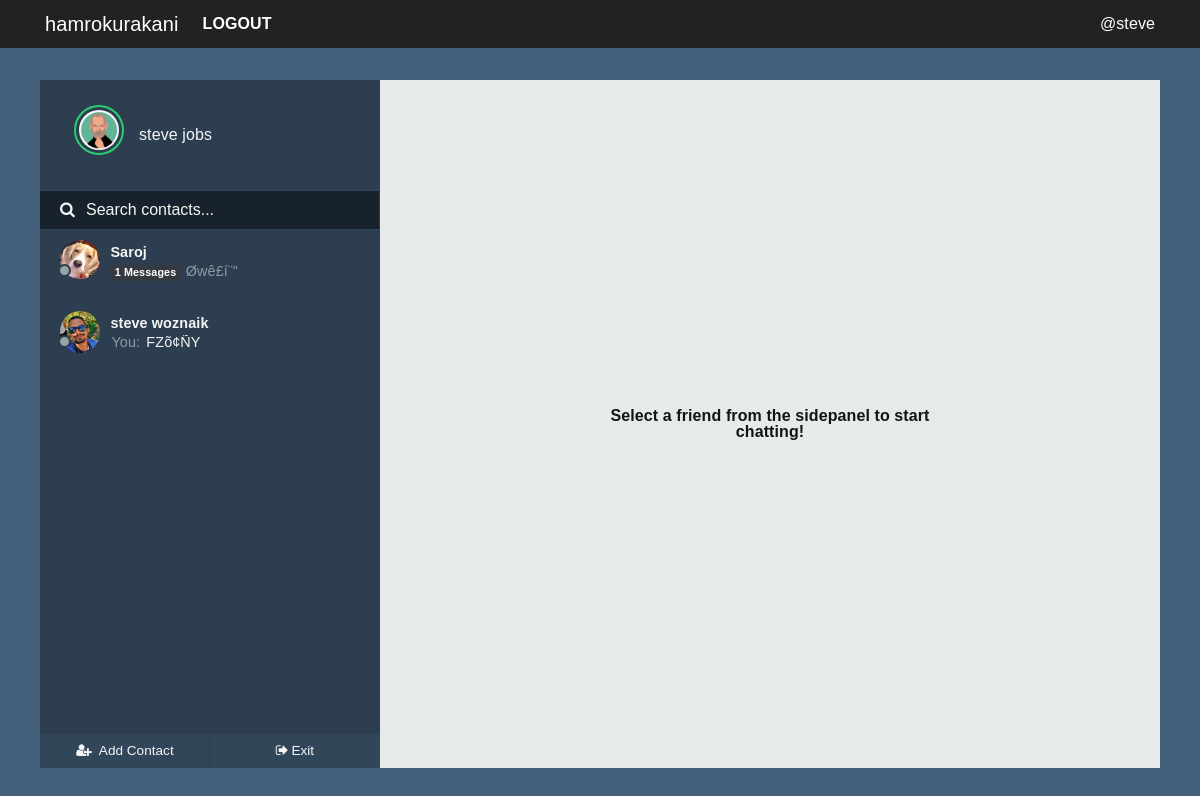
The app's page /chats (signed in), older data.
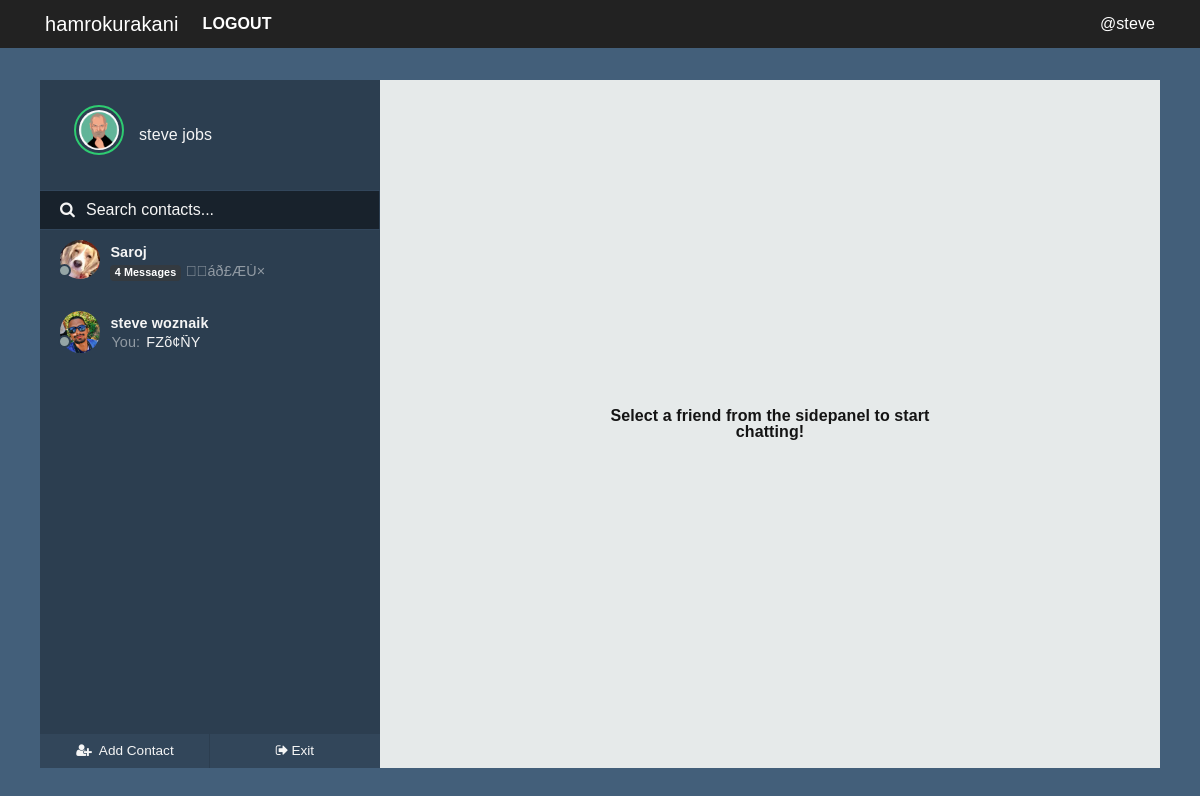
The same page, newer data.
### hamrokurakani/models.py (models this page shows, shortened)
class User(UserMixin, db.Model):
    id = db.Column(db.Integer, primary_key=True)
    fullname = db.Column(db.String(20), unique=True, nullable=False)
    username = db.Column(db.String(15), unique=True, nullable=False)
    email = db.Column(db.String(120), unique=True, nullable=False)
    password = db.Column(db.String(60), nullable=False)
    image_file = db.Column(db.String(20), nullable=False, default='default.jpg')
    joined = db.Column(db.DateTime, nullable=False, default=datetime.now)
    messages_sent = db.relationship('Message', foreign_keys='Message.sender_id', backref='author', lazy='dynamic')
    messages_received = db.relationship('Message', foreign_keys='Message.recipient_id', backref='recipient', lazy='dynamic')
    last_seen = db.Column(db.DateTime, default=datetime.now)
    last_message_read_time = db.Column(db.DateTime, default=datetime.now)

class Message(db.Model):
    id = db.Column(db.Integer, primary_key=True)
    message = db.Column(db.String(140), index=True)
    sender_id = db.Column(db.Integer, db.ForeignKey('user.id'))
    recipient_id = db.Column(db.Integer, db.ForeignKey('user.id'))
    timestamp = db.Column(db.DateTime, index=True, default=datetime.now)
    is_seen = db.Column(db.Boolean, default=False)

### hamrokurakani/chat/routes.py (the view)
@chyat.route('/chats')
@login_required
def chats():
    my_messages = Message.query.filter_by(recipient_id=current_user.id)
    messengers = [message.author.id for message in my_messages]
    senders = [User.query.get(sender) for sender in set(messengers)]
    return render_template('chat/users.html', senders=senders)

### hamrokurakani/admin/routes.py (called while the page is built)
@login_manager.user_loader
def load_user(user_id):
    return User.query.get(user_id)

### hamrokurakani/core/filters.py (called while the page is built, shortened)
@core.app_template_filter('isactive')
def is_active(lastmessagereadtime):
    currenttime = datetime.now()
    lastread = lastmessagereadtime
    diff = abs(currenttime-lastread)
    second_diff = diff.seconds
    day_diff = diff.days
    if day_diff <= 0 and second_diff < 60:
        message = "active now"
        return message
    else:
        message = "offline"
        return message

@core.app_template_filter('lastmessage')
def last_message(sender):
    msg_received = Message.query.filter_by(
        recipient_id=current_user.id, sender_id=sender.id).order_by(Message.timestamp.desc()).first()
    msg_sent = Message.query.filter_by(
        sender_id=current_user.id, recipient_id=sender.id).order_by(Message.timestamp.desc()).first()
    if msg_received and not msg_sent:
        return msg_received.message
    elif msg_sent and not msg_received:
        return msg_sent.message
    elif msg_received.timestamp > msg_sent.timestamp:
        return msg_received.message
    elif msg_sent.timestamp > msg_received.timestamp:
        return msg_sent.message

### hamrokurakani/templates/chat/users.html (shortened to what this page needs)
{% extends "chat/nav.html" %}
{% block content %}
<div id="frame">
    <div id="sidepanel">
        <div id="profile">
            <div class="wrap">
                <img id="profile-img" src="{{ url_for('static', filename='profilepics/' + current_user.image_file) }}"
                    class="online" />
                <p>{{ current_user.fullname }}</p>
            </div>
        </div>
        <div id="search">
            <label for=""><i class="fa fa-search" aria-hidden="true"></i></label>
            <input type="text" placeholder="Search contacts..." />
        </div>
        <div id="contacts">
            <ul>
                {% for sender in senders %}
                <li class="contact">
                    <a class="noblue" href="{{ url_for('chat.chatwith', user=sender.username) }}">
                        <div class="wrap">
                            {% if sender.last_message_read_time | isactive == 'offline' %}
                            <span class="contact-status"></span>
                            {% else %}
                            <span class="contact-status online"></span>
                            {% endif %}
                            <img src="{{ url_for('static', filename='profilepics/' + sender.image_file) }}" />
                            <div class="meta">
                                <p class="name">{{ sender.fullname }} </p>
                                {% if sender | lastmessageauthor == current_user %}
                                <p class="preview">
                                    <span>You: </span> {{ sender | lastmessage }}</p>
                                {% else %}
                                <p class="preview">
                                    {% if sender | newmessages > 0 %}
                                    <small class="badge badge-dark mb-1"><b> {{ sender | newmessages }}
                                            Messages</b></small>
                                    {% endif %}
                                    <span>{{ sender | lastmessage }}</span></p>
                                {% endif %}
                            </div>
                        </div>
                    </a>
                </li>
                {% endfor %}
            </ul>
        </div>
        <div id="bottom-bar">
            <button id="addcontact">
                <ul>
                    <li>
                        <a href="#PeopleToMessage" data-toggle="modal" data-target="#PeopleToMessage" class="noblue">
                            <i class="fa fa-user-plus fa-fw" aria-hidden="true"></i> <span>Add Contact</span></a></li>
                </ul>
            </button>
            <button id="settings">
                <ul>
                    <li><a href="{{ url_for('chat.home') }}" class="noblue">
                            <i class="fa fa-sign-out" aria-hidden="true"></i><span>Exit</span></a></li>
                </ul>
            </button>
        </div>
    </div>
    <div class="content">
        <div class="select-info">
            <p>Select a friend from the sidepanel to start chatting!</p>
        </div>
    </div>
</div>
{% endblock content %}

Row changes from the older to the newer data that the page shows:
changed User "Saroj": sender "1" → "4"; message "Øwê£í¨\"" → "\u0019áð£ÆÚ×"
